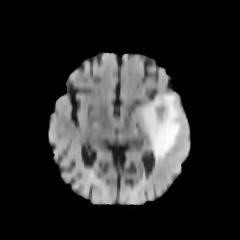
#> input picture Brain Tumor prediction/Brain Tumor/Image1031.jpg, 240 x 240 px, found by its file name; its folder holds 4 pictures in this run
$ jupyter execute --allow-errors 'brain tumor.ipynb'
#> lines starting #> are read from the running program, lines starting #| are printed output that depends on the picture
[cell 1]
import numpy as np
import pandas as pd
import seaborn as sns
import matplotlib.pyplot as plt
import cv2  # OpenCV for image handling
from sklearn.ensemble import RandomForestClassifier
from sklearn.linear_model import LogisticRegression
from sklearn.metrics import classification_report, confusion_matrix
from sklearn.model_selection import train_test_split, GridSearchCV
from sklearn.pipeline import make_pipeline
from sklearn.preprocessing import StandardScaler

### Importing Libraries
First import all the necessary libraries that will be using throughout the analysis. These include pandas for data manipulation, seaborn and matplotlib for data visualization, scikit-learn for building machine learning models and pandasgui for displaying the dataset.

[cell 2]
from sklearn.compose import make_column_transformer
from sklearn.ensemble import RandomForestClassifier
from sklearn.linear_model import LogisticRegression
from sklearn.metrics import accuracy_score, classification_report, confusion_matrix
from sklearn.model_selection import GridSearchCV, train_test_split, KFold
from sklearn.pipeline import make_pipeline
from sklearn.preprocessing import LabelEncoder, StandardScaler

### Loading the Dataset
Load the dataset of tumors and their characteristics from a CSV file using the pandas library. Then use the pandasgui(Optional) library to display the dataset.

#> (a cell that did not finish here is left out)

[cell 4]
import os


folder_path = "/Users/riteshkumar/Downloads/ML/Brain Tumor prediction/Brain Tumor"

# ✅ Check if folder exists
if not os.path.exists(folder_path):
    print("Error: Folder not found. Check the path.")
else:
    all_images = os.listdir(folder_path)
    all_images = [img for img in all_images if img.lower().endswith(('.png', '.jpg', '.jpeg'))]  # Filter image files

    if len(all_images) == 0:
        print("No images found in the folder.")
    else:
        # ✅ Select first 10 images
        sample_images = all_images[:10]

        # ✅ Display images
        fig, axes = plt.subplots(2, 5, figsize=(15, 6))  # 2 rows, 5 columns
        for idx, img_name in enumerate(sample_images):
            img_path = os.path.join(folder_path, img_name)
            img = cv2.imread(img_path)
#> img is the input picture: shape (240, 240, 3); min 0, max 255, mean 42.7

            if img is not None:
                img = cv2.cvtColor(img, cv2.COLOR_BGR2RGB)  # Convert BGR to RGB
                ax = axes[idx // 5, idx % 5]  # Place in grid (2x5)
                ax.imshow(img)
                ax.set_title(img_name, fontsize=10)
                ax.axis("off")
            else:
                print(f"❌ Error loading: {img_name}")

        plt.tight_layout()
        plt.show()
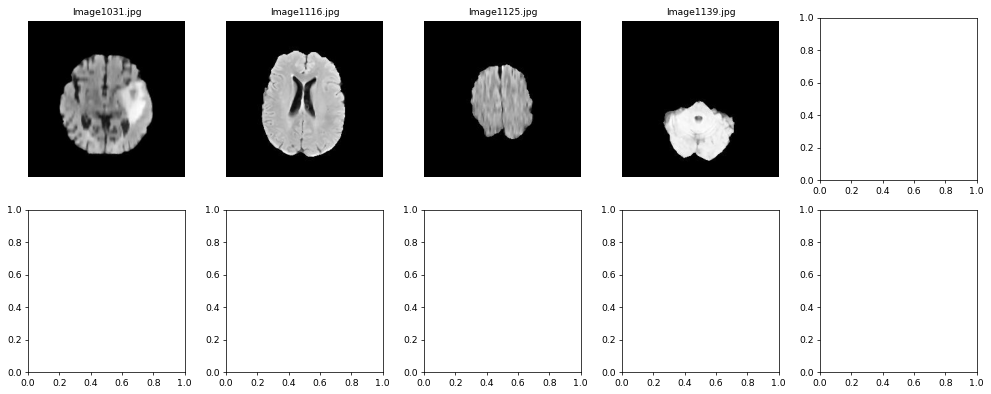
#> figure drawn by matplotlib, 4 panels
